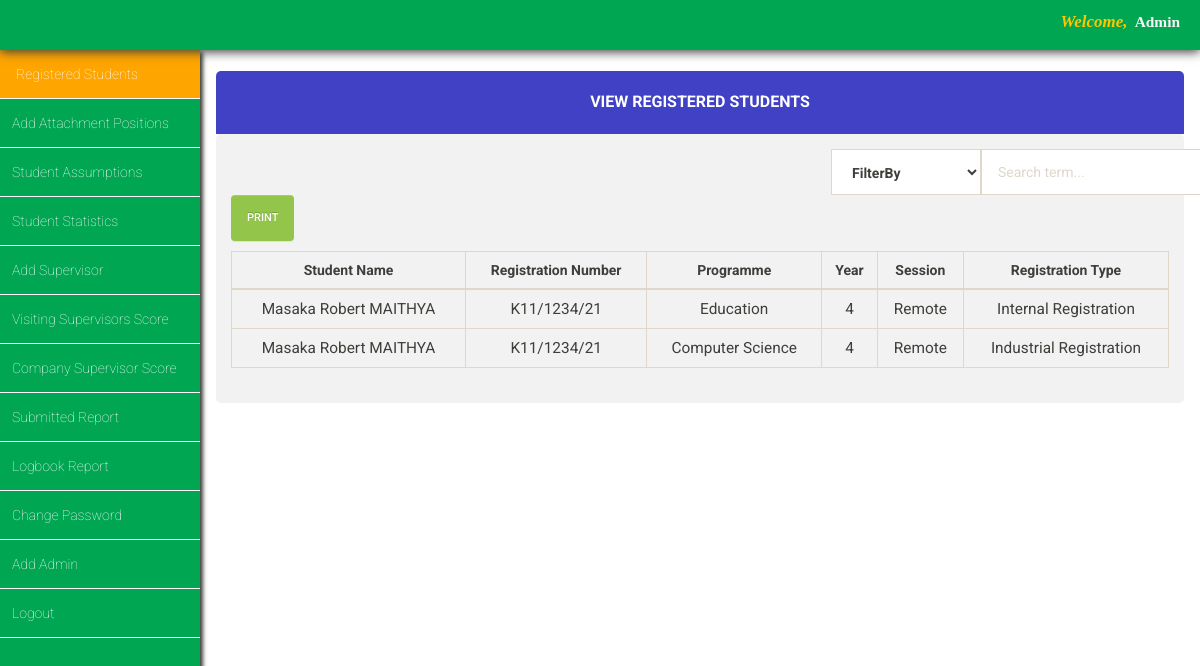
The page /iasms/admin/view_registered_students/view_registered_students.php on the database as committed earlier.
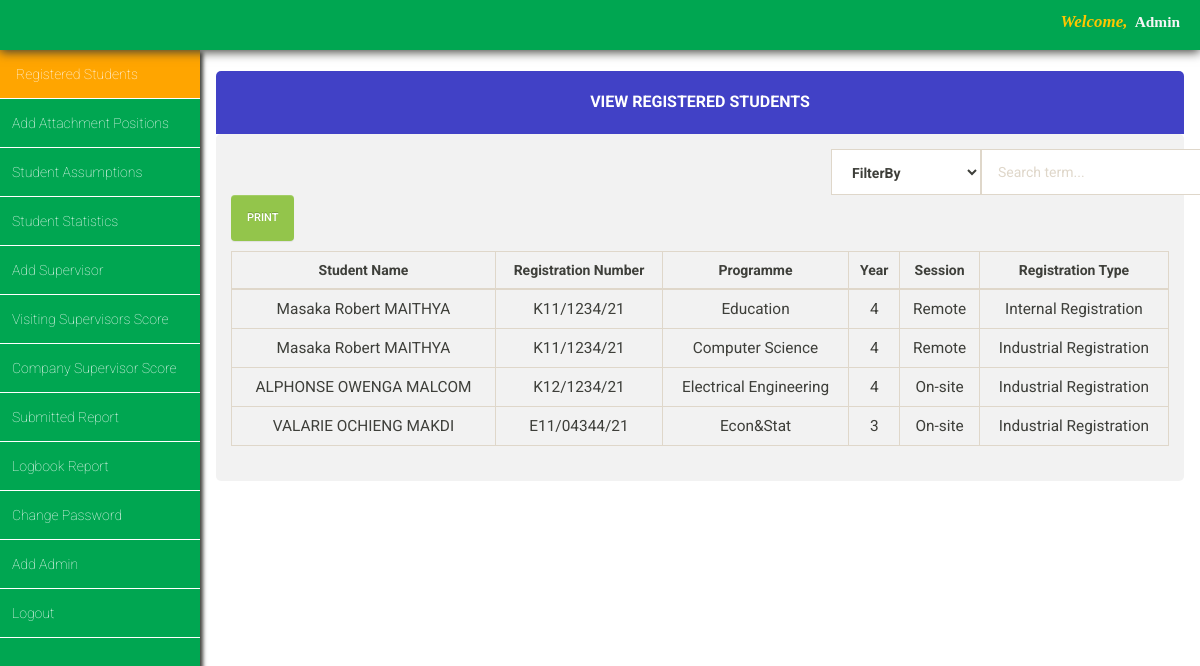
The same page on the database as committed later.
### tables this page shows
CREATE TABLE `internal_registration` (
  `id` int(11) NOT NULL,
  `first_name` varchar(255) NOT NULL,
  `last_name` varchar(255) NOT NULL,
  `other_name` varchar(255) NOT NULL,
  `index_number` varchar(200) NOT NULL,
  `programme` varchar(200) NOT NULL,
  `level` varchar(100) NOT NULL,
  `session` varchar(200) NOT NULL,
  `faculty` varchar(100) NOT NULL,
  `date` timestamp NOT NULL DEFAULT current_timestamp(),
  `visiting_supervisor_grade` int(100) NOT NULL,
  `company_supervisor_grade` int(11) NOT NULL,
  `visiting_supervisor_name` varchar(100) NOT NULL DEFAULT 'unassigned',
  `company_supervisor_name` varchar(100) NOT NULL DEFAULT 'unassigned',
  `company_supervisor_contact` varchar(11) NOT NULL,
  `visiting_supervisor_contact` varchar(11) NOT NULL,
  `attachment_region` varchar(100) NOT NULL DEFAULT 'unassigned'
);

CREATE TABLE `industrial_registration` (
  `id` int(11) NOT NULL,
  `first_name` varchar(255) NOT NULL,
  `last_name` varchar(255) NOT NULL,
  `other_name` varchar(200) NOT NULL,
  `level` varchar(200) NOT NULL,
  `programme` varchar(200) NOT NULL,
  `session` varchar(200) NOT NULL,
  `faculty` varchar(100) NOT NULL,
  `date` timestamp NOT NULL DEFAULT current_timestamp(),
  `index_number` varchar(255) NOT NULL,
  `company_supervisor_grade` int(11) NOT NULL,
  `visiting_supervisor_grade` int(11) NOT NULL,
  `company_supervisor_name` varchar(100) NOT NULL DEFAULT 'unassigned',
  `visiting_supervisor_name` varchar(100) NOT NULL DEFAULT 'unassigned',
  `company_supervisor_contact` varchar(11) NOT NULL,
  `visiting_supervisor_contact` varchar(11) NOT NULL,
  `attachment_region` varchar(100) NOT NULL DEFAULT 'unassigned'
);

### iasms/admin/view_registered_students/view_registered_students.php (the view, shortened to what the changed rows need)
<?php
include '../../database_connection/database_connection.php';
$mysql_query_1 = "SELECT * FROM internal_registration";
$mysql_query_2 = "SELECT * FROM industrial_registration";
?>
<!DOCTYPE html>
<html lang="en" class="bg-pink">
<head>
  <link rel="stylesheet" href="../../css/bootstrap-theme.min.css" />
  <link rel="stylesheet" href="../../css/bootstrap.min.css" />
  <link rel="stylesheet" href="../../css/main_page_style.css" />
  <link rel="stylesheet" href="view_registered_students.css" />
</head>
<body>
  <div id="main_content">
    <div class="container-fluid">
      <div class="panel">
        <div class="panel-heading phead">
          <h2 class="panel-title ptitle">View Registered Students</h2>
        </div>
        <div class="panel-body pbody">
          <div id="print-content">
            <table class="table table-bordered table-hover">
              <thead>
                <tr>
                  <th style="text-align:center">Student Name</th>
                  <th style="text-align:center">Registration Number</th>
                  <th style="text-align:center">Programme</th>
                  <th style="text-align:center">Year</th>
                  <th style="text-align:center">Session</th>
                  <th style="text-align:center">Registration Type</th>
                </tr>
              </thead>
              <tbody>
                <?php
                  $execute_result_query_1 = mysqli_query($conn, $mysql_query_1);
                  while ($row_set_1 = mysqli_fetch_array($execute_result_query_1)) {
                      echo "<tr style='text-align:center;font-size:1.1em'>";
                      echo "<td>" . $row_set_1["first_name"] . " " . $row_set_1["last_name"] . "</td>";
                      echo "<td>" . $row_set_1["index_number"] . "</td>";
                      echo "<td>" . $row_set_1["programme"] . "</td>";
                      echo "<td>" . $row_set_1["level"] . "</td>";
                      echo "<td>" . $row_set_1["session"] . "</td>";
                      echo "<td>Internal Registration</td>";
                      echo "</tr>";
                  }
                  $execute_result_query_2 = mysqli_query($conn, $mysql_query_2);
                  while ($row_set_2 = mysqli_fetch_array($execute_result_query_2)) {
                      echo "<tr style='text-align:center;font-size:1.1em'>";
                      echo "<td>" . $row_set_2["first_name"] . " " . $row_set_2["last_name"] . "</td>";
                      echo "<td>" . $row_set_2["index_number"] . "</td>";
                      echo "<td>" . $row_set_2["programme"] . "</td>";
                      echo "<td>" . $row_set_2["level"] . "</td>";
                      echo "<td>" . $row_set_2["session"] . "</td>";
                      echo "<td>Industrial Registration</td>";
                      echo "</tr>";
                  }
                ?>
              </tbody>
            </table>
          </div>
        </div>
      </div>
    </div>
  </div>
</body>
</html>

Rows that differ between the two databases and show on the page:
added industrial_registration: first_name "ALPHONSE OWENGA", last_name "MALCOM", index_number "K12/1234/21", programme "Electrical Engineering", level "4", session "On-site"
added industrial_registration: first_name "VALARIE OCHIENG", last_name "MAKDI", index_number "E11/04344/21", programme "Econ&Stat", level "3", session "On-site"
